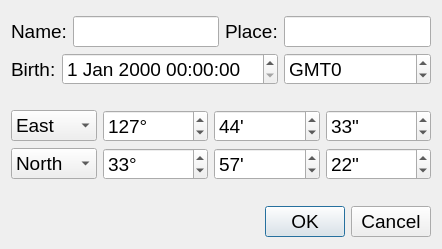
<?xml version="1.0" encoding="UTF-8"?>
<ui version="4.0">
 <class>TimeLocEditor</class>
 <widget class="QDialog" name="TimeLocEditor">
  <property name="geometry">
   <rect>
    <x>0</x>
    <y>0</y>
    <width>442</width>
    <height>249</height>
   </rect>
  </property>
  <property name="minimumSize">
   <size>
    <width>430</width>
    <height>190</height>
   </size>
  </property>
  <property name="font">
   <font>
    <pointsize>14</pointsize>
    <weight>50</weight>
    <bold>false</bold>
   </font>
  </property>
  <property name="windowTitle">
   <string>Dialog</string>
  </property>
  <layout class="QVBoxLayout" name="verticalLayout">
   <item>
    <spacer name="verticalSpacer_3">
     <property name="orientation">
      <enum>Qt::Vertical</enum>
     </property>
     <property name="sizeType">
      <enum>QSizePolicy::Fixed</enum>
     </property>
     <property name="sizeHint" stdset="0">
      <size>
       <width>20</width>
       <height>5</height>
      </size>
     </property>
    </spacer>
   </item>
   <item>
    <layout class="QHBoxLayout" name="horizontalLayout">
     <property name="sizeConstraint">
      <enum>QLayout::SetDefaultConstraint</enum>
     </property>
     <item>
      <widget class="QLabel" name="label">
       <property name="text">
        <string>Name:</string>
       </property>
      </widget>
     </item>
     <item>
      <widget class="QLineEdit" name="iName">
       <property name="toolTip">
        <string>Your name</string>
       </property>
       <property name="whatsThis">
        <string>Your name</string>
       </property>
      </widget>
     </item>
     <item>
      <widget class="QLabel" name="label_2">
       <property name="text">
        <string>Place:</string>
       </property>
      </widget>
     </item>
     <item>
      <widget class="QLineEdit" name="iPlace">
       <property name="toolTip">
        <string>The name of your hometown</string>
       </property>
       <property name="whatsThis">
        <string>The name of your hometown</string>
       </property>
      </widget>
     </item>
    </layout>
   </item>
   <item>
    <layout class="QHBoxLayout" name="horizontalLayout_6">
     <item>
      <widget class="QLabel" name="label_4">
       <property name="sizePolicy">
        <sizepolicy hsizetype="Fixed" vsizetype="Preferred">
         <horstretch>0</horstretch>
         <verstretch>0</verstretch>
        </sizepolicy>
       </property>
       <property name="maximumSize">
        <size>
         <width>16777215</width>
         <height>51</height>
        </size>
       </property>
       <property name="text">
        <string>Birth:</string>
       </property>
      </widget>
     </item>
     <item>
      <widget class="QDateTimeEdit" name="iDateTime">
       <property name="toolTip">
        <string>Your birth time, the more precise, the better</string>
       </property>
       <property name="whatsThis">
        <string>Your birth time, the more precise, the better</string>
       </property>
      </widget>
     </item>
     <item>
      <widget class="QSpinBox" name="iTimeZone">
       <property name="toolTip">
        <string>Beijing Time is GMT8</string>
       </property>
       <property name="whatsThis">
        <string>Set your timezone, e.g. Beijing is GMT8</string>
       </property>
       <property name="wrapping">
        <bool>true</bool>
       </property>
       <property name="prefix">
        <string>GMT</string>
       </property>
       <property name="minimum">
        <number>-12</number>
       </property>
       <property name="maximum">
        <number>12</number>
       </property>
      </widget>
     </item>
    </layout>
   </item>
   <item>
    <spacer name="verticalSpacer">
     <property name="orientation">
      <enum>Qt::Vertical</enum>
     </property>
     <property name="sizeType">
      <enum>QSizePolicy::Preferred</enum>
     </property>
     <property name="sizeHint" stdset="0">
      <size>
       <width>20</width>
       <height>19</height>
      </size>
     </property>
    </spacer>
   </item>
   <item>
    <layout class="QGridLayout" name="gridLayout">
     <item row="1" column="0">
      <widget class="QComboBox" name="comboBox_2">
       <property name="sizePolicy">
        <sizepolicy hsizetype="Fixed" vsizetype="Fixed">
         <horstretch>0</horstretch>
         <verstretch>0</verstretch>
        </sizepolicy>
       </property>
       <property name="toolTip">
        <string>Latitude, North or Sourth</string>
       </property>
       <item>
        <property name="text">
         <string>North</string>
        </property>
       </item>
       <item>
        <property name="text">
         <string>Sourth</string>
        </property>
       </item>
      </widget>
     </item>
     <item row="0" column="0">
      <widget class="QComboBox" name="comboBox">
       <property name="sizePolicy">
        <sizepolicy hsizetype="Preferred" vsizetype="Fixed">
         <horstretch>0</horstretch>
         <verstretch>0</verstretch>
        </sizepolicy>
       </property>
       <property name="toolTip">
        <string>Longitude, East or West</string>
       </property>
       <item>
        <property name="text">
         <string>East</string>
        </property>
       </item>
       <item>
        <property name="text">
         <string>West</string>
        </property>
       </item>
      </widget>
     </item>
     <item row="1" column="1">
      <widget class="QSpinBox" name="iLatDeg">
       <property name="toolTip">
        <string>Latitude, degrees</string>
       </property>
       <property name="whatsThis">
        <string>Latitude, degrees</string>
       </property>
       <property name="suffix">
        <string>°</string>
       </property>
       <property name="maximum">
        <number>90</number>
       </property>
       <property name="value">
        <number>33</number>
       </property>
      </widget>
     </item>
     <item row="0" column="1">
      <widget class="QSpinBox" name="iLonDeg">
       <property name="toolTip">
        <string>Longitude, degrees</string>
       </property>
       <property name="whatsThis">
        <string>Longitude, degrees</string>
       </property>
       <property name="suffix">
        <string>°</string>
       </property>
       <property name="maximum">
        <number>180</number>
       </property>
       <property name="value">
        <number>127</number>
       </property>
      </widget>
     </item>
     <item row="1" column="3">
      <widget class="QSpinBox" name="iLatMin">
       <property name="toolTip">
        <string>Latitude, minutes</string>
       </property>
       <property name="whatsThis">
        <string>Latitude, minutes</string>
       </property>
       <property name="suffix">
        <string>'</string>
       </property>
       <property name="maximum">
        <number>59</number>
       </property>
       <property name="value">
        <number>57</number>
       </property>
      </widget>
     </item>
     <item row="1" column="4">
      <widget class="QSpinBox" name="iLatSec">
       <property name="toolTip">
        <string>Latitude, seconds</string>
       </property>
       <property name="whatsThis">
        <string>Latitude, seconds</string>
       </property>
       <property name="suffix">
        <string>&quot;</string>
       </property>
       <property name="maximum">
        <number>59</number>
       </property>
       <property name="value">
        <number>22</number>
       </property>
      </widget>
     </item>
     <item row="0" column="3">
      <widget class="QSpinBox" name="iLonMin">
       <property name="toolTip">
        <string>Longitude, minutes</string>
       </property>
       <property name="whatsThis">
        <string>Longitude, minutes</string>
       </property>
       <property name="suffix">
        <string>'</string>
       </property>
       <property name="maximum">
        <number>59</number>
       </property>
       <property name="value">
        <number>44</number>
       </property>
      </widget>
     </item>
     <item row="0" column="4">
      <widget class="QSpinBox" name="iLonSec">
       <property name="toolTip">
        <string>Longitude, seconds</string>
       </property>
       <property name="whatsThis">
        <string>Longitude, seconds</string>
       </property>
       <property name="suffix">
        <string>&quot;</string>
       </property>
       <property name="maximum">
        <number>59</number>
       </property>
       <property name="value">
        <number>33</number>
       </property>
      </widget>
     </item>
    </layout>
   </item>
   <item>
    <spacer name="verticalSpacer_2">
     <property name="orientation">
      <enum>Qt::Vertical</enum>
     </property>
     <property name="sizeType">
      <enum>QSizePolicy::Preferred</enum>
     </property>
     <property name="sizeHint" stdset="0">
      <size>
       <width>20</width>
       <height>20</height>
      </size>
     </property>
    </spacer>
   </item>
   <item>
    <layout class="QHBoxLayout" name="horizontalLayout_2">
     <item>
      <widget class="QDialogButtonBox" name="buttonBox">
       <property name="orientation">
        <enum>Qt::Horizontal</enum>
       </property>
       <property name="standardButtons">
        <set>QDialogButtonBox::Cancel|QDialogButtonBox::Ok</set>
       </property>
      </widget>
     </item>
    </layout>
   </item>
  </layout>
 </widget>
 <tabstops>
  <tabstop>iName</tabstop>
  <tabstop>iPlace</tabstop>
  <tabstop>iDateTime</tabstop>
  <tabstop>buttonBox</tabstop>
 </tabstops>
 <resources/>
 <connections>
  <connection>
   <sender>buttonBox</sender>
   <signal>accepted()</signal>
   <receiver>TimeLocEditor</receiver>
   <slot>accept()</slot>
   <hints>
    <hint type="sourcelabel">
     <x>260</x>
     <y>260</y>
    </hint>
    <hint type="destinationlabel">
     <x>157</x>
     <y>274</y>
    </hint>
   </hints>
  </connection>
  <connection>
   <sender>buttonBox</sender>
   <signal>rejected()</signal>
   <receiver>TimeLocEditor</receiver>
   <slot>reject()</slot>
   <hints>
    <hint type="sourcelabel">
     <x>316</x>
     <y>260</y>
    </hint>
    <hint type="destinationlabel">
     <x>286</x>
     <y>274</y>
    </hint>
   </hints>
  </connection>
 </connections>
</ui>
